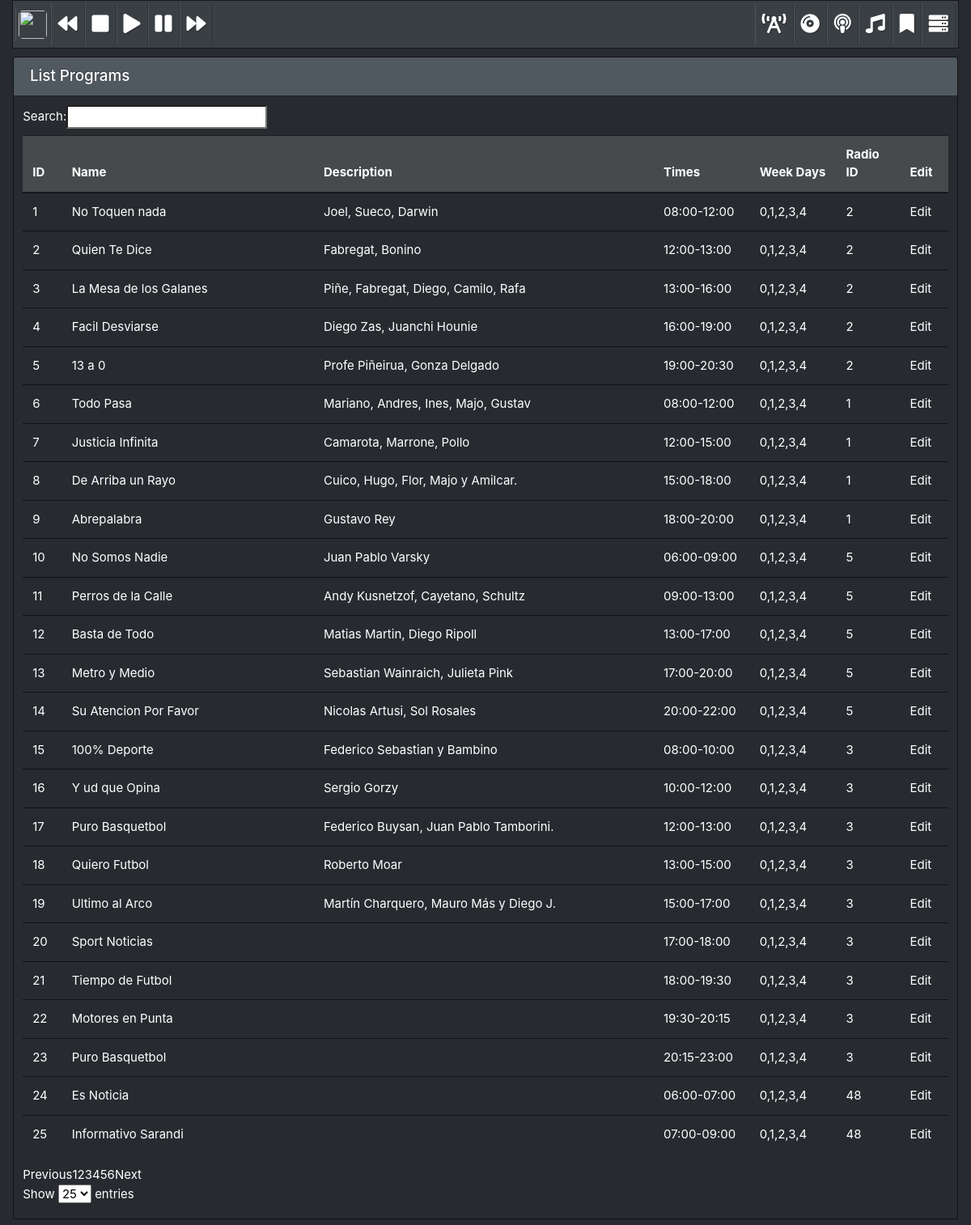
/radio/list_program, run on an earlier commit of the app's database.
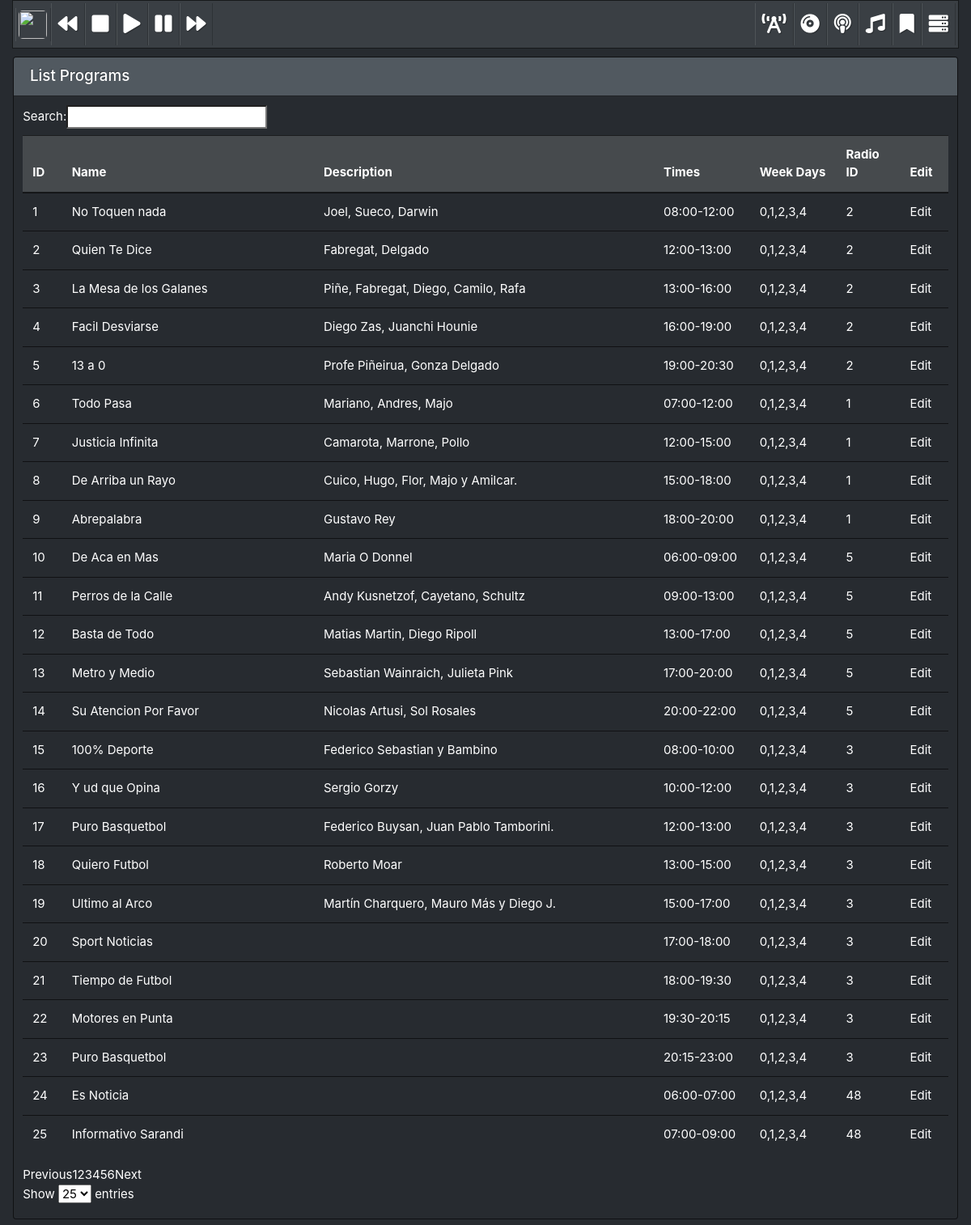
And on a later commit of the database.
### app/models.py (models this page shows)
class Program(db.Model):
    __tablename__ = 'program'
    id = db.Column(db.Integer, unique=True, nullable=False, primary_key=True)
    name = db.Column(db.String(80),nullable=False)
    times = db.Column(db.String(80),nullable=True)
    week_days = db.Column(db.String(80),nullable=True)
    description = db.Column(db.String(120),nullable=True)
    style = db.Column(db.String(80),nullable=True)
    stars = db.Column(db.Integer,nullable=True)
    fav = db.Column(db.Boolean,nullable=True)
    twitter = db.Column(db.String(120),nullable=True)
    radio_id = db.Column(db.Integer, db.ForeignKey('radios.id'), nullable=False)

### app/views_radio.py (the view)
@radio.route('/radio/list_program', methods=['GET'])
def radio_list_program():
    program_list = Program.query.all()
    session['last_url'] = url_for('radio.radio_list_program')
    template_page = 'radio_program_list.html'
    return render_template(template_page, program_list=program_list, radio_player=radio_player)

### app/templates/radio/radio_program_list.html (shortened to what this page needs)
{% extends "base.html" %}
{% block head %}
    <link "https://cdn.datatables.net/1.10.19/css/jquery.dataTables.min.css" rel="stylesheet">
{% endblock head %}
{% block body %}
<div class="bs-component">
<div class="col-grid-full">
  <div class="card text-white bg-dark" style="flex: 0 0 100%">
  <h5 class="card-header">List Programs</h5>
  <div class="card-body">
  <table width="100%" class="table table-hover" id="dataTables">
    <thead>
      <tr class="table-active">
        <th>ID</th>
        <th>Name</th>
        <th>Description</th>
        <th>Times</th>
        <th>Week Days</th>
        <th>Radio ID</th>
        <th>Edit</th>
      </tr>
    </thead>
    <tbody>
      {% for program in program_list %}
        <tr>
          <td>{{program.id}}</td>
          <td>{{program.name}}</td>
          <td>{{program.description}}</td>
          <td>{{program.times}}</td>
          <td>{{program.week_days}}</td>
          <td>{{program.radio_id}}</td>
          <td><a href="{{ url_for('radio.radio_edit_program',id=program.id) }}">Edit</a></td>
        </tr>
      {% endfor %}
    </tbody>
  </table>
  </div>
  </div>
</div>
</div>
{% endblock body %}

What changed in the data, as far as the page shows it:
changed Program "Quien Te Dice": description "Fabregat, Bonino" → "Fabregat, Delgado"
changed Program "Todo Pasa": description "Mariano, Andres, Ines, Majo, Gustav" → "Mariano, Andres, Majo"; times "08:00-12:00" → "07:00-12:00"
changed Program id 10: name "No Somos Nadie" → "De Aca en Mas"; description "Juan Pablo Varsky" → "Maria O Donnel"
